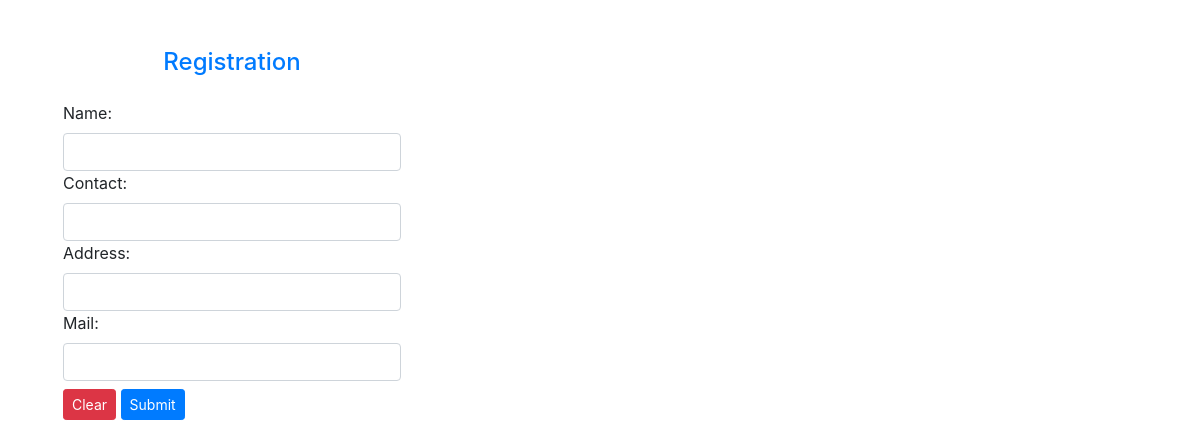
Before: / with the older database file.
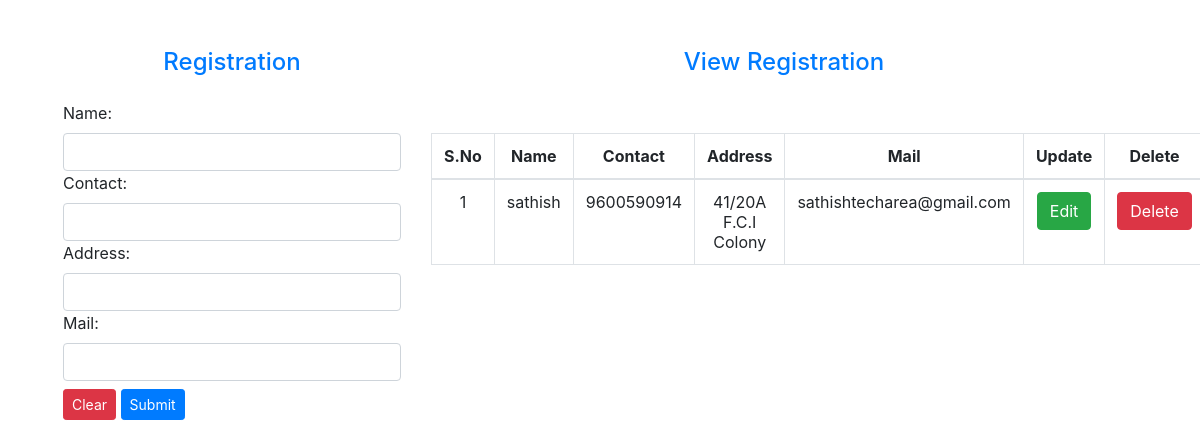
After: the same page with the newer database file.
### myapp/models.py (models this page shows)
class Data(models.Model):
    name=models.CharField(max_length=30)
    contact=models.CharField(max_length=30)
    address=models.CharField(max_length=30)
    mail=models.CharField(max_length=30)
    class Meta:
        db_table ='data'

### myapp/views.py (the view)
# urls.py: 2. Add a URL to urlpatterns:  path('', views.home, name='home')
def home(request):
    myform=RegisterForm()
    mydata=Data.objects.all()
    if mydata!='':
        return render(request,'index.html',{'forms':myform,'datas':mydata})
    else:
        render(request,'index.html',{'forms':myform})

### myapp/form.py
class RegisterForm(forms.ModelForm):
     class Meta:
          model = Data
          fields=['name','contact','address','mail']
          widgets={
               'name':forms.TextInput(attrs={'class':'form-control'}),
               'contact':forms.TextInput(attrs={'class':'form-control'}),
               'address':forms.TextInput(attrs={'class':'form-control'}),
               'mail':forms.TextInput(attrs={'class':'form-control'})
          }

### templates/index.html (shortened to what this page needs)
{% extends 'base.html' %}
{% block content %}
<section class="p-5">
    <div class="container">
        <div class="row">
            <div class="col-md-4">
                <div class="d-flex justify-content-center mb-3">
                    <h4 class="text-primary">Registration</h4>
                </div>
                <form  method="POST" action="addData">
                    {{forms}}
                    <div class="pull-right mt-2">
                        <input type="reset" class="btn btn-sm btn-danger" value="Clear">
                        <input type="submit" class="btn btn-sm  btn-primary" value="Submit">
                    </div>
                </form>
            </div>
            <div class="col-md-8">
                {% if datas %}
                <div class="d-flex justify-content-center mb-3">
                    <h4 class="text-primary">View Registration</h4>
                </div>
                <table class="table table-bordered mt-5">
                    <thead>
                        <tr>
                            <th>S.No</th>
                            <th>Name</th>
                            <th>Contact</th>
                            <th>Address</th>
                            <th>Mail</th>
                            <th>Update</th>
                            <th>Delete</th>
                        </tr>
                    </thead>
                    <tbody>
                        {% for data in datas %}
                            <tr>
                                <td style="text-align:center;">{{forloop.counter}}</td>
                                <td>{{data.name}}</td>
                                <td>{{data.contact}}</td>
                                <td>{{data.address}}</td>
                                <td>{{data.mail}}</td>
                                <td><a href="updateData/{{data.id}}" class="btn btn-success text-white">Edit</a></td>
                                <td><a href="deleteData/{{data.id}}" class="btn btn-danger text-white">Delete</a></td>
                            </tr>
                        {% endfor %}
                    </tbody>
                </table>
                {% endif %}
            </div>
        </div>
    </div>
</section>
{% endblock %}

### templates/base.html (shortened to what this page needs)
{% include 'header.html' %}
<html>
    <head>
    </head>
    <body>
        {% block content %}
        {% endblock %}
    </body>
</html>

### templates/header.html (shortened to what this page needs)
{% load static %}
<link rel="stylesheet" href="https://cdn.jsdelivr.net/npm/bootstrap@4.6.2/dist/css/bootstrap.min.css">

### templates/index.html (style rules this page uses)
th { text-align: center; }
td { text-align: center; }

Changed rows visible on the page:
added Data: name "sathish", contact "9600590914", address "41/20A F.C.I Colony", mail "sathishtecharea@gmail.com"
Other visible differences:
text now shown: "View Registration S.No Name Contact Address Mail Update Delete"
